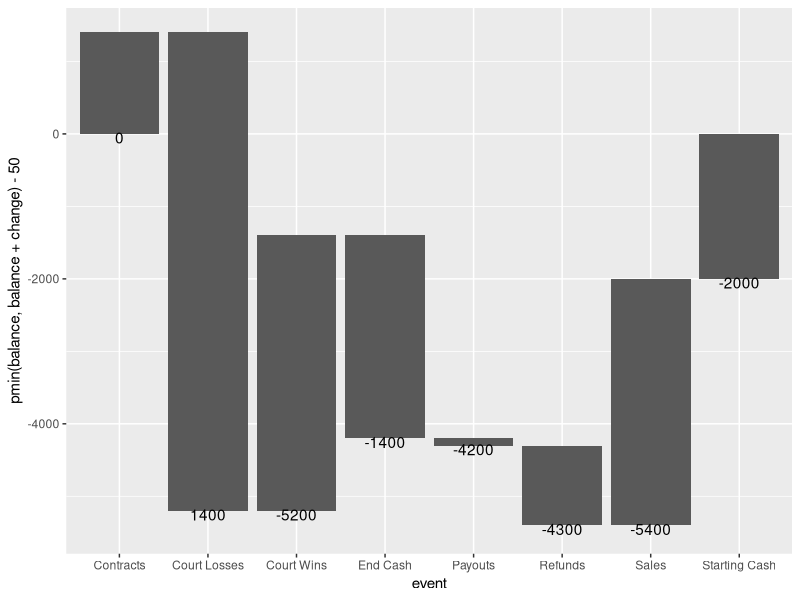
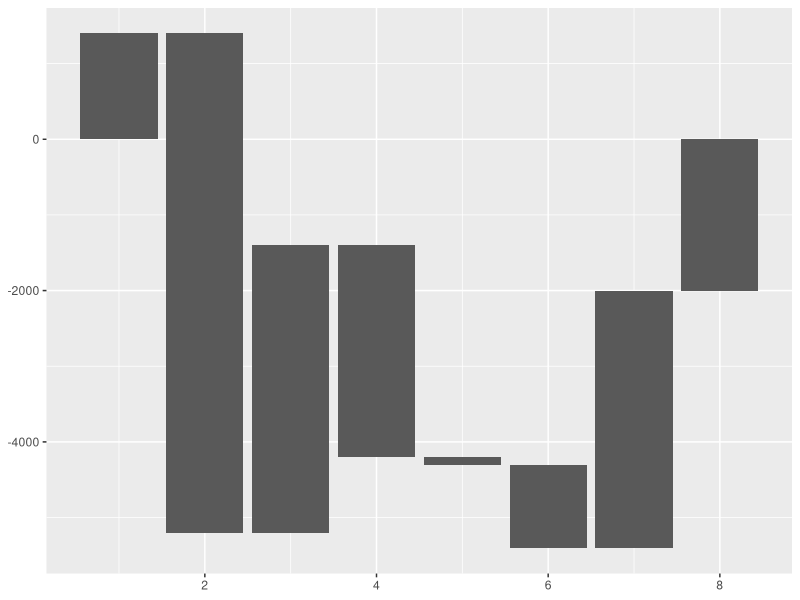
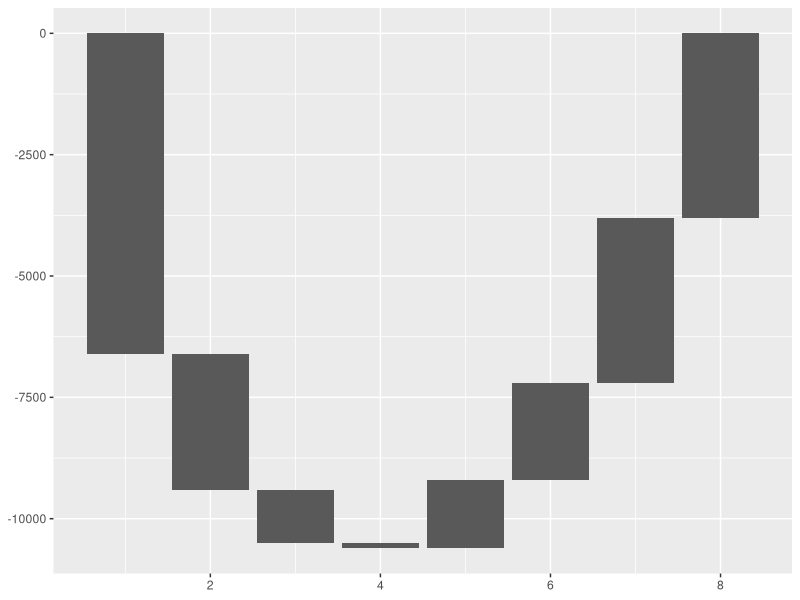

These figures' R source, in order:
## ---- chunk 1
knitr::opts_chunk$set(echo = TRUE)
options(tidyverse.quiet = TRUE)
## ---- chunk 2
library(tidyverse)
data.frame(event = c("Starting Cash", 
                     "Sales", 
                     "Refunds",
                     "Payouts", 
                     "Court Losses", 
                     "Court Wins", 
                     "Contracts", 
                     "End Cash"),
           change = c(2000, 3400, -1100, 
                      -100, -6600, 3800, 
                      1400, -2800)) %>% 
  mutate(event = factor(event)) ->
flow_df
  
flow_df %>%   # maybe add factor in order if factor is not defined...
  mutate(x_pos = event %>% as.numeric()) %>% 
  arrange(x_pos) %>% 
  mutate(balance = cumsum(c(0, 
                            change[-nrow(.)]))) %>% 
  mutate(flow = factor(sign(change))) ->
balance_df

ggplot(balance_df) +
          geom_rect(
            aes(xmin = x_pos - 0.45, 
                xmax = x_pos + 0.45, 
                ymin = balance, 
                ymax = balance + change)) +
          geom_text(aes(x = event, 
                        y = pmin(balance, 
                                 balance + change) - 50, 
                        label = balance))
## ---- chunk 3
compute_panel_waterfall <- function(data, scales){
  
  data %>% 
  # mutate(x = event) %>% 
  mutate(x_pos = event %>% as.numeric()) %>% 
  arrange(x_pos) %>% 
  mutate(balance = cumsum(c(0, 
                            change[-nrow(.)]))) %>% 
  mutate(direction = factor(sign(change))) %>% 
  mutate(xmin = x_pos - .45,
         xmax = x_pos + .45,
         ymin = balance,
         ymax = balance + change)
  
}

flow_df %>% 
  compute_panel_waterfall() 

## ---- chunk 4
StatWaterfall <- ggproto(`_class` = "StatWaterfall", 
                         `_inherit` = ggplot2::Stat,
                         required_aes = c("change"),
                         compute_panel = compute_panel_waterfall)
## ---- chunk 5
geom_waterfall <- function(
  mapping = NULL,
  data = NULL,
  position = "identity",
  na.rm = FALSE,
  show.legend = NA,
  inherit.aes = TRUE, ...) {
  ggplot2::layer(
    stat = StatWaterfall,  # proto object from step 2
    geom = ggplot2::GeomRect,  # inherit other behavior
    data = data,
    mapping = mapping,
    position = position,
    show.legend = show.legend,
    inherit.aes = inherit.aes,
    params = list(na.rm = na.rm, ...)
  )
}
## ---- chunk 6
flow_df %>% 
  ggplot() +
  aes(change = change, event = event) + 
  geom_waterfall()

last_plot() + 
  aes(event = fct_reorder(event, change))
